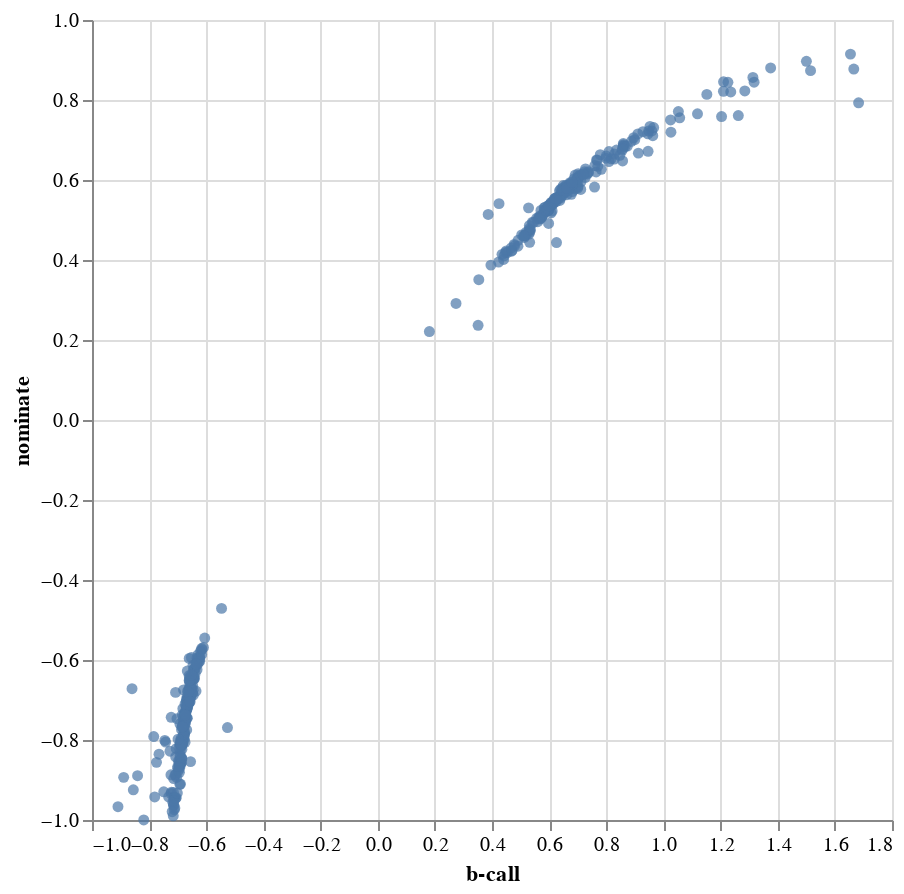

Write notebook code for a chart like this one.
### Code cell
alt.Chart(comparator.reset_index()).mark_circle().encode(
    x = 'b-call',
    y = 'nominate',
    tooltip='legislators'
).properties(
    width=400,
    height=400
)

### Figure 1 — Vega-Lite specification as saved in the notebook (floating-point values rounded to 4 significant figures; data arrays with more than 128 entries replaced by an {"elided": "..."} marker saying what was removed)
{"config": {"view": {"continuousWidth": 400, "continuousHeight": 300}}, "data": {"name": "data-a7a4cea6f4cc04bb20e7e3712accce53"}, "mark": "circle", "encoding": {"tooltip": {"field": "legislators", "type": "nominal"}, "x": {"field": "b-call", "type": "quantitative"}, "y": {"field": "nominate", "type": "quantitative"}}, "height": 400, "width": 400, "$schema": "https://vega.github.io/schema/vega-lite/v4.17.0.json", "datasets": {"data-a7a4cea6f4cc04bb20e7e3712accce53": {"elided": "439 records"}}}
